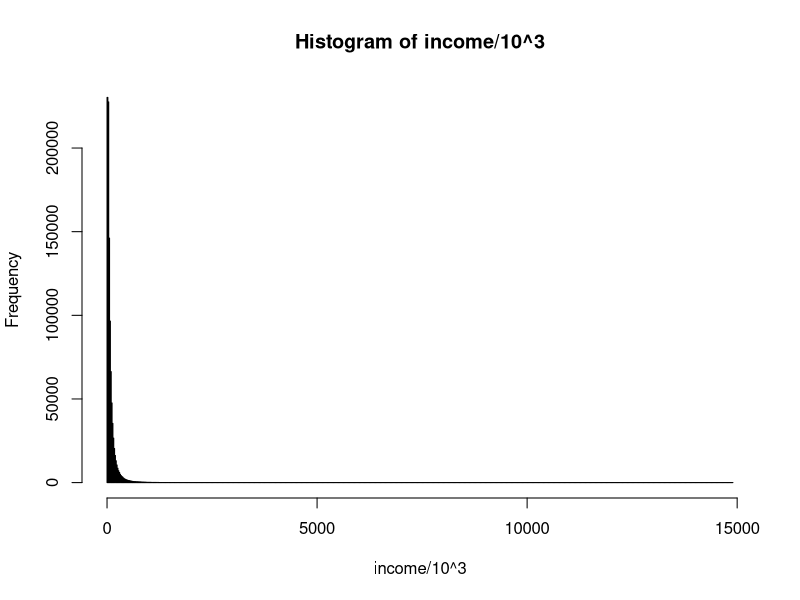
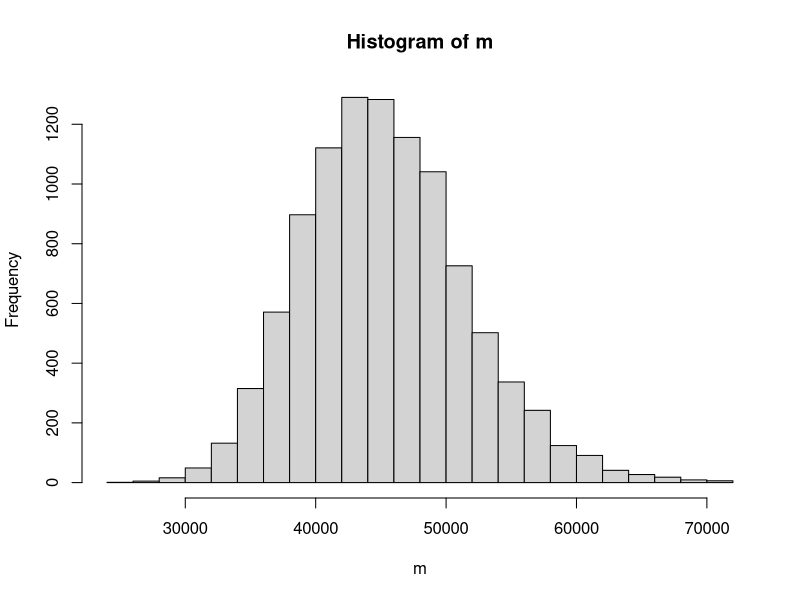
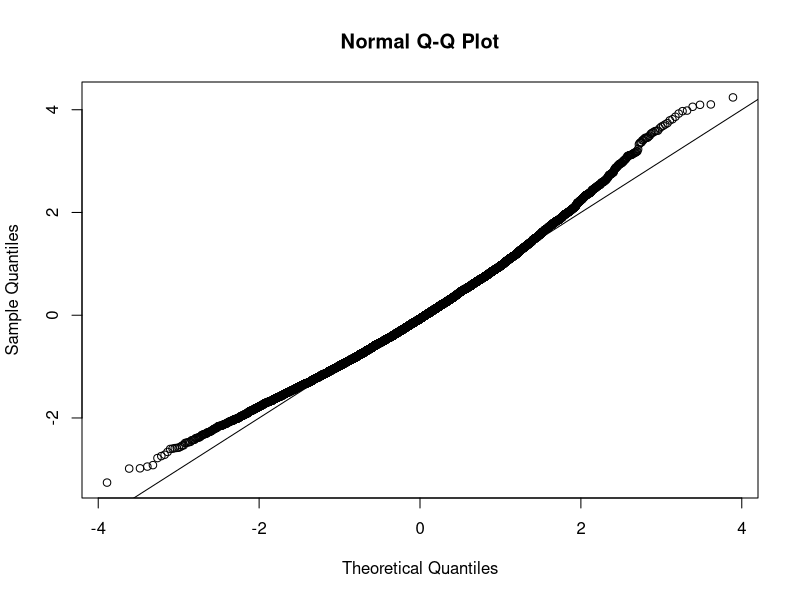

The R source for these figures, in order:
#Statistical Inference 10: Bootstrap

#10.1 median income example
set.seed(1995)
n <- 10^6
income <- 10^(rnorm(n, log10(45000), log10(3)))
hist(income/10^3, nclass = 1000)

m <- median(income)
m
#> [1] 44939
 
#> if access to whole application is unavailable a sample
#> can be used instead
N<-100
x<-sample(income, N)
median(x)
#[1] 38461.33

#10.2 confidence intervals for the median
library(gridExtra)
B<-10^4
m<-replicate(B, {
  x<-sample(income, N)
  median(x)
})
hist(m, nclass=30)
qqnorm(scale(m)); abline(0,1)

#when we don't have the distribution we used the central
#limit theorem
median(x) + 1.96*sd(x)/sqrt(N)*c(-1,1)
#[1] 21017.93 55904.72
#comparing the above clt given a known distribution confidence
# interval
quantile(m, c(.025, .975))
#2.5%    97.5% 
#34607.70 58802.04 

#Bootstrap allows resampling of the sample using a monte carlo
#simulation with replacement then taking the median of the
#simulation.  The simulation takes the same size as the original
#dataset
B<-10^4
m_star<-replicate(B, {
  x_star<-sample(x, N, replace=TRUE)
  median(x_star)
})

#bootstrap mimics confidence interval below using the simulation
#median.  The results are very close to the theoretical 
#distribution.
quantile(m_star, c(0.025, 0.975))
#2.5%    97.5% 
#30252.87 57046.02 